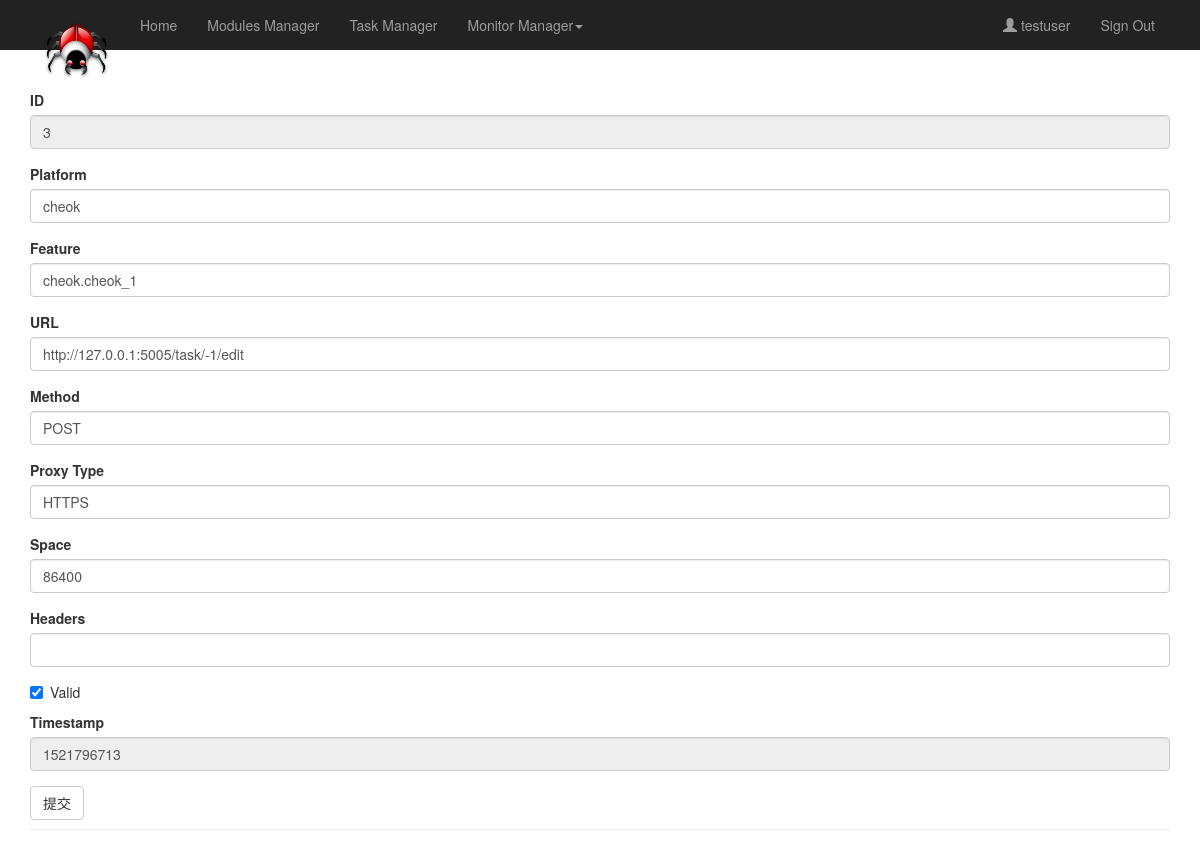
The app's page /task/3/edit (signed in) with its own data.
### app/models.py (models this page shows, shortened)
class User(db.Model, UserMixin):
    __tablename__ = 'users'
    id = db.Column(db.Integer, primary_key=True)
    username = db.Column(db.String(32), index=True)
    password_hash = db.Column(db.String(128))
    @property
    def password(self):
        raise AttributeError('Password is not a readable attribute.')

class MainTask(db.Model):
    __tablename__ = 'main_task'
    id = db.Column(db.Integer, primary_key=True)
    url = db.Column(db.String(1024))
    platform = db.Column(db.String(32))
    feature = db.Column(db.String(32))
    space = db.Column(db.Integer)
    headers = db.Column(db.String(1024))
    method = db.Column(db.String(8), default='GET')
    proxy = db.Column(db.String(8), default='HTTP')
    valid = db.Column(db.Boolean, default=True)
    timestamp = db.Column(db.Integer)

### app/task/views.py (the view, shortened to what this page needs)
@task.route('/<tid>/edit', methods=['GET', 'POST'])
@login_required
def edit_task(tid):
    main_task = MainTask.query.get(int(tid))
    form = TaskForm()
    if int(tid) == -1:
        main_task = MainTask()
    form.update(main_task)
    return render_template('task/task_edit.html', form=form)

### app/models.py (called while the page is built)
@login_manager.user_loader
def load_user(uid):
    return User.query.get(int(uid))

### app/task/forms.py (called while the page is built)
    def update(self, task):
        self.id.data = str(task.id)
        self.url.data = task.url
        self.platform.data = task.platform
        self.feature.data = task.feature
        self.space.data = task.space
        self.headers.data = task.headers
        self.method.data = task.method
        self.proxy.data = task.proxy
        self.valid.data = bool(task.valid)
        self.timestamp.data = task.timestamp

### app/templates/task/task_edit.html (shortened to what this page needs)
{% extends "base.html" %}
{% import "bootstrap/wtf.html" as wtf %}
{% block page_content %}
<div class="page-header">
    {{ wtf.quick_form(form) }}
</div>
{% endblock %}

### app/templates/base.html (shortened to what this page needs)
{% extends "bootstrap/base.html" %}
{% block head %}
{{ super() }}
{% endblock %}
{% block navbar %}
<div class="navbar-inverse" role="navigation">
    <div class="container">
        <div class="navbar-header">
            <a class="navbar-brand" href="/">
                <img alt="Brand" src="/static/virus.ico" width="65px" height="65px">
            </a>
        </div>
        <div class="navbar-collapse collapse">
            <ul class="nav navbar-nav">
                <li role="presentation" {% if request.endpoint=="/" %}class="active"{% endif %}>
                    <a href="/">Home</a>
                </li>
                <li role="presentation" {% if request.endpoint=="modules.modules_list" %}class="active"{% endif %}>
                    <a href="{{ url_for('modules.modules_list') }}">Modules Manager</a>
                </li>
                <li role="presentation" {% if request.endpoint=="task.task_list" %}class="active"{% endif %}>
                    <a href="{{ url_for('task.task_list') }}">Task Manager</a>
                </li>
                <li class="dropdown" role="presentation" {% if request.endpoint=="monitor.monitor_status" %}class="active"{% endif %}>
                  <a href="#" class="dropdown-toggle" data-toggle="dropdown">
                      Monitor Manager<span class="caret"></span>
                  </a>
                </li>
            </ul>
            <ul class="nav navbar-nav navbar-right">
                {% if current_user.is_authenticated %}
                <li><a><i class="glyphicon glyphicon-user"></i> {{ current_user.username }}</a></li>
                <li><a href="{{ url_for('auth.logout') }}">Sign Out</a></li>
                {% else %}
                <li><a href="{{ url_for('auth.login') }}">Sign In</a></li>
                {% endif %}
            </ul>
        </div>
    </div>
</div>
{% endblock %}
{% block content %}
<div class="container">
    {% block page_content %}
    {% endblock %}
</div>
{% endblock %}

### records on screen
User: username "testuser"
MainTask: id "3", platform "cheok", feature "cheok.cheok_1", url "http://127.0.0.1:5005/task/-1/edit", method "POST", proxy "HTTPS", space "86400", valid "☑", timestamp "1521796713"
